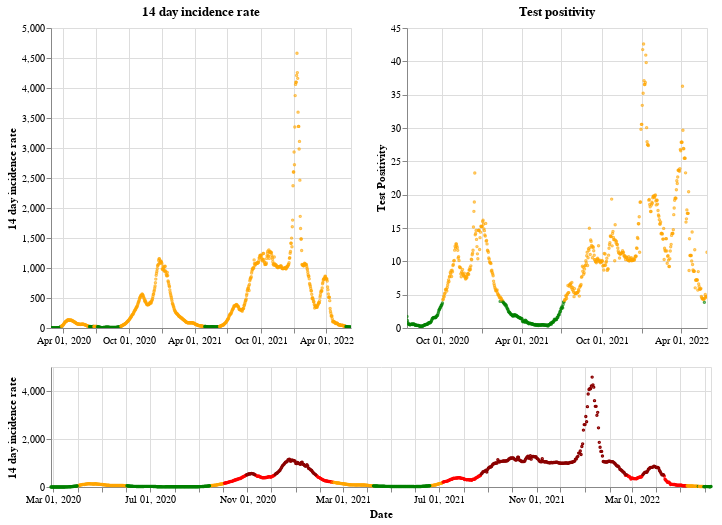

The notebook cell saved with this chart:
### Markdown cell above
## Wales

### Code cell
plot_traffic_light('Wales')

### Figure 1 — Vega-Lite specification as saved in the notebook (floating-point values rounded to 4 significant figures; data arrays with more than 128 entries replaced by an {"elided": "..."} marker saying what was removed)
{"config": {"view": {"continuousWidth": 400, "continuousHeight": 300}}, "vconcat": [{"hconcat": [{"mark": {"type": "point", "size": 2}, "encoding": {"color": {"condition": {"value": "green", "test": "(datum.twoWeeklyCasesRate <= 25)"}, "value": "orange"}, "tooltip": [{"type": "nominal", "field": "areaName"}, {"type": "temporal", "field": "date"}, {"type": "quantitative", "field": "twoWeeklyCasesRate"}, {"type": "quantitative", "field": "testPositivity"}], "x": {"type": "temporal", "axis": {"title": ""}, "field": "date", "scale": {"domain": {"selection": "DateBrush"}}, "timeUnit": "yearmonthdate"}, "y": {"type": "quantitative", "axis": {"title": "14 day incidence rate"}, "field": "twoWeeklyCasesRate"}}, "title": "14 day incidence rate", "width": 300}, {"mark": {"type": "point", "size": 2}, "encoding": {"color": {"condition": {"value": "green", "test": "(datum.testPositivity <= 4)"}, "value": "orange"}, "tooltip": [{"type": "nominal", "field": "areaName"}, {"type": "temporal", "field": "date"}, {"type": "quantitative", "field": "twoWeeklyCasesRate"}, {"type": "quantitative", "field": "testPositivity"}], "x": {"type": "temporal", "axis": {"title": ""}, "field": "date", "scale": {"domain": {"selection": "DateBrush"}}, "timeUnit": "yearmonthdate"}, "y": {"type": "quantitative", "axis": {"title": "Test Positivity"}, "field": "testPositivity"}}, "title": "Test positivity", "width": 300}]}, {"layer": [{"mark": {"type": "point", "size": 2}, "encoding": {"color": {"condition": {"value": "orange", "test": "(((datum.testPositivity < 4) && (datum.twoWeeklyCasesRate >= 50)) && (datum.twoWeeklyCasesRate < 200))"}, "value": "red"}, "opacity": {"condition": {"value": 1, "test": "((datum.twoWeeklyCasesRate >= 50) && (datum.twoWeeklyCasesRate < 500))"}, "value": 0}, "tooltip": [{"type": "nominal", "field": "areaName"}, {"type": "temporal", "field": "date"}, {"type": "quantitative", "field": "twoWeeklyCasesRate"}, {"type": "quantitative", "field": "testPositivity"}], "x": {"type": "temporal", "axis": {"title": "Date"}, "field": "date", "timeUnit": "yearmonthdate"}, "y": {"type": "quantitative", "axis": {"title": "14 day incidence rate"}, "field": "twoWeeklyCasesRate"}}, "selection": {"DateBrush": {"type": "interval", "encodings": ["x"], "fields": ["Time"]}}}, {"mark": {"type": "point", "size": 2}, "encoding": {"color": {"value": "darkred"}, "opacity": {"condition": {"value": 1, "test": "(datum.twoWeeklyCasesRate >= 500)"}, "value": 0}, "tooltip": [{"type": "nominal", "field": "areaName"}, {"type": "temporal", "field": "date"}, {"type": "quantitative", "field": "twoWeeklyCasesRate"}, {"type": "quantitative", "field": "testPositivity"}], "x": {"type": "temporal", "axis": {"title": "Date"}, "field": "date", "timeUnit": "yearmonthdate"}, "y": {"type": "quantitative", "axis": {"title": "14 day incidence rate"}, "field": "twoWeeklyCasesRate"}}}, {"mark": {"type": "point", "size": 2}, "encoding": {"color": {"condition": {"value": "green", "test": "((datum.testPositivity < 4) && (datum.twoWeeklyCasesRate < 50))"}, "value": "orange"}, "opacity": {"condition": {"value": 1, "test": "(datum.twoWeeklyCasesRate < 50)"}, "value": 0}, "tooltip": [{"type": "nominal", "field": "areaName"}, {"type": "temporal", "field": "date"}, {"type": "quantitative", "field": "twoWeeklyCasesRate"}, {"type": "quantitative", "field": "testPositivity"}], "x": {"type": "temporal", "axis": {"title": "Date"}, "field": "date", "timeUnit": "yearmonthdate"}, "y": {"type": "quantitative", "axis": {"title": "14 day incidence rate"}, "field": "twoWeeklyCasesRate"}}}], "height": 120, "width": 660}], "data": {"name": "data-0e57955ef851a11d1605bf03ec124883"}, "$schema": "https://vega.github.io/schema/vega-lite/v4.8.1.json", "datasets": {"data-0e57955ef851a11d1605bf03ec124883": {"elided": "834 records"}}}
